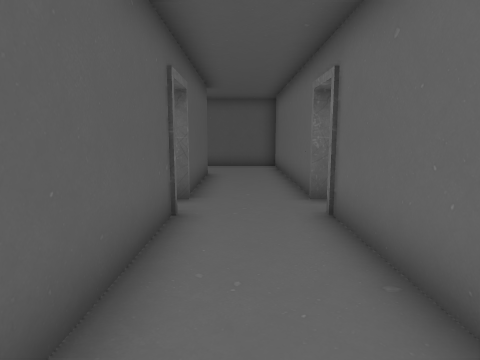
[1] (above)

24 first-person views from a walk through a Unity game level. The camera is 1.4 m above the floor, tilts 8° down and sees 75° across. Doors are open. The floor is counted in squares, 1 m on a side. Each view is taken from the middle of a square. On the plan, view 1 faces up. The plan holds only what a view shows up to about 14 squares ahead; the rest is blank. The place goes on beyond the plan. The player character is not drawn.

[2]
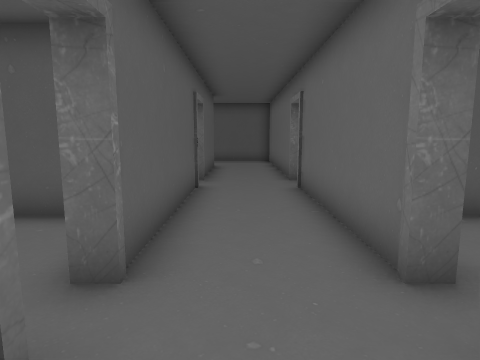

[3]
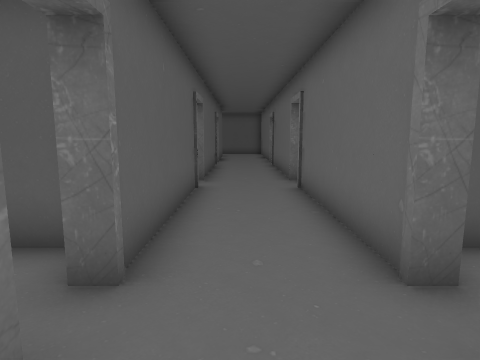

[4]
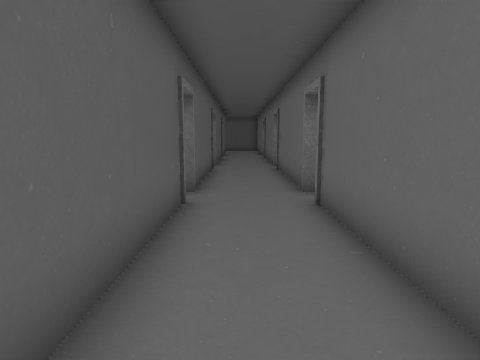

[5]
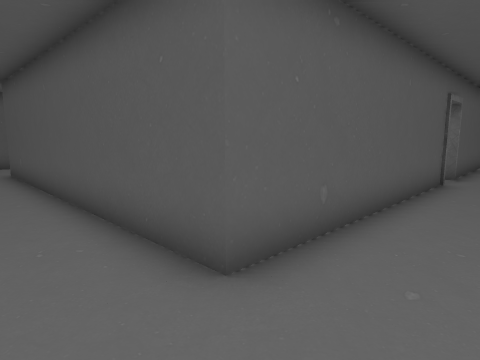

[6]
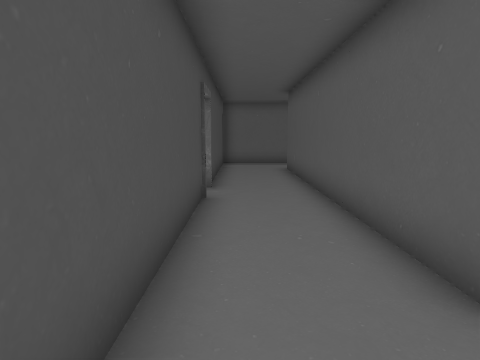

[7]
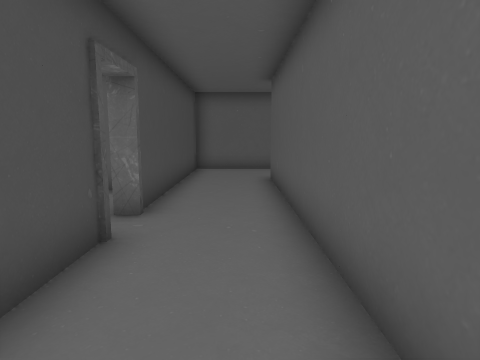

[8]
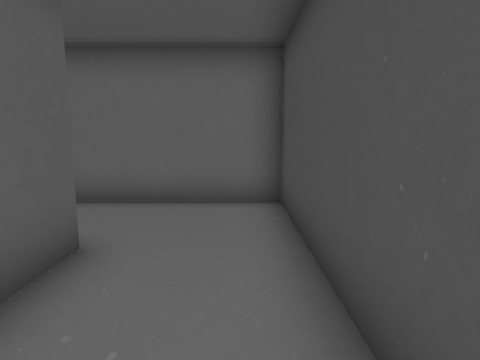

[9]
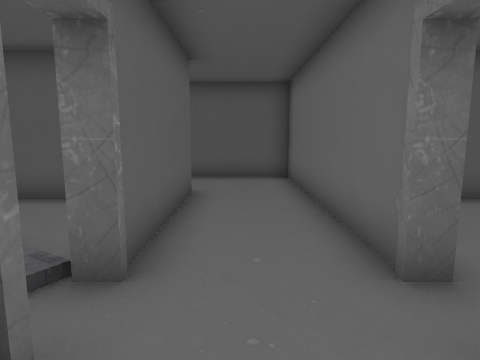

[10]
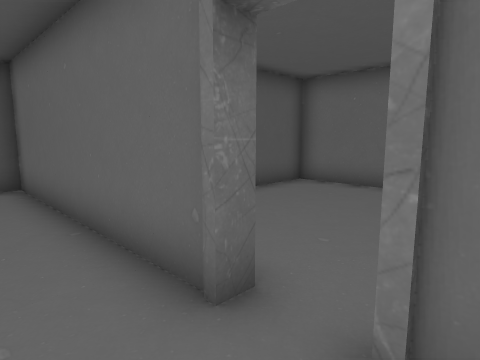

[11]
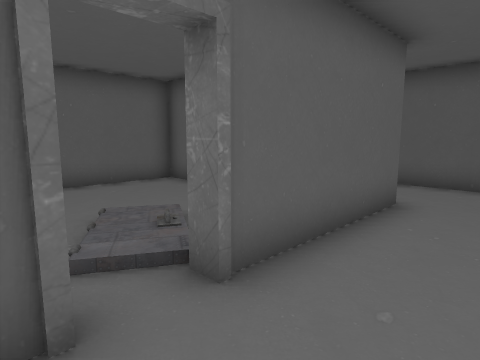

[12]
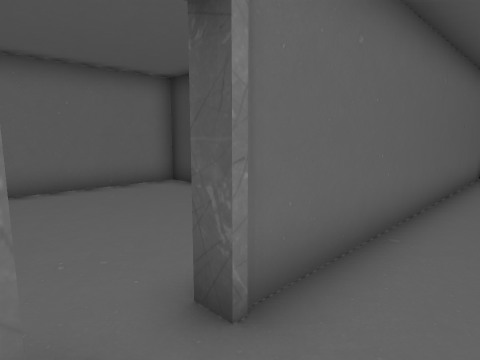

[13]
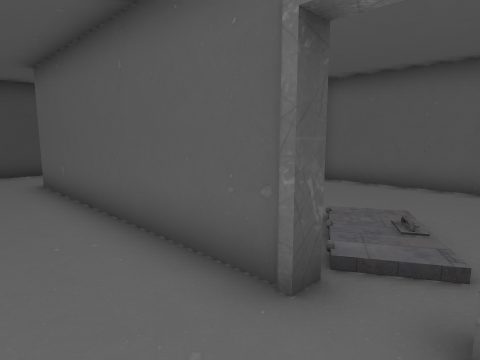

[14]
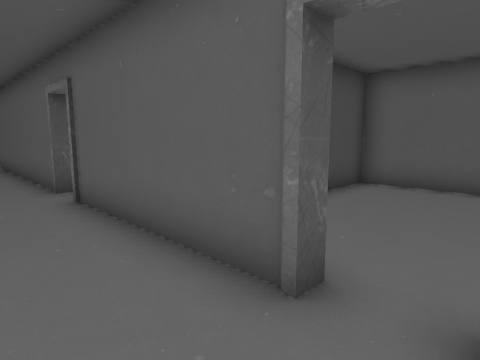

[15]
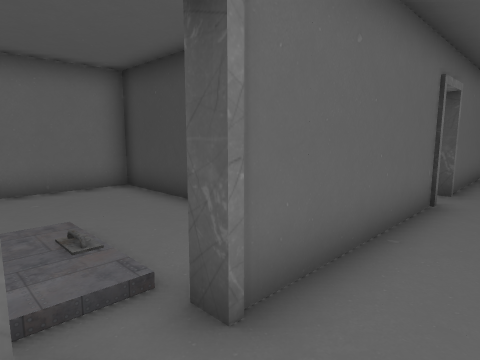

[16]
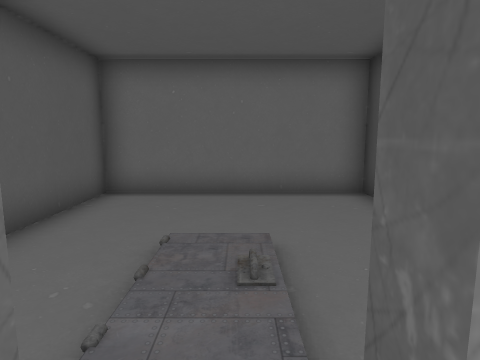

[17]
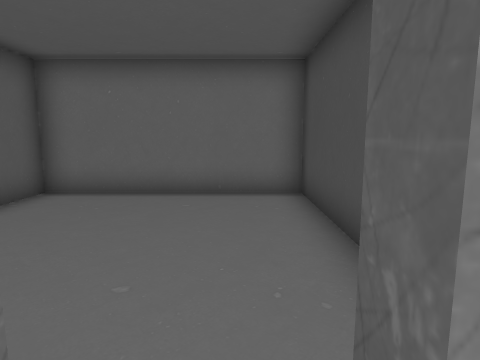

[18]
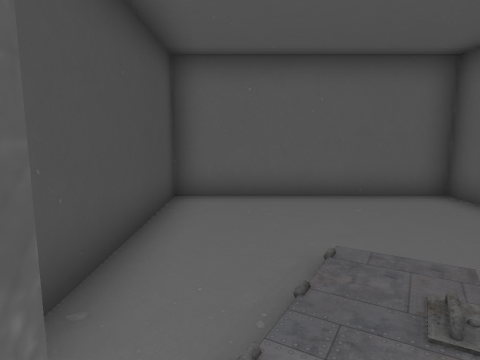

[19]
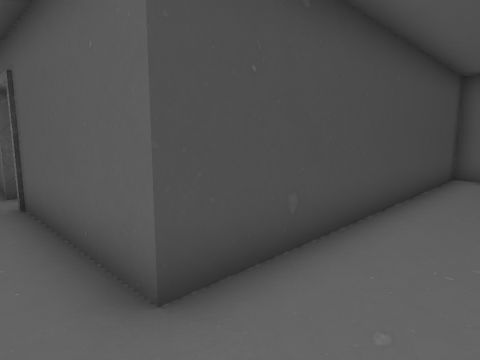

[20]
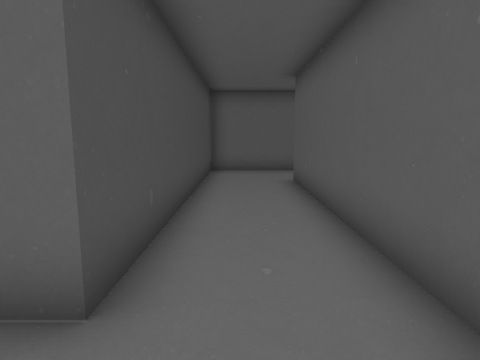

[21]
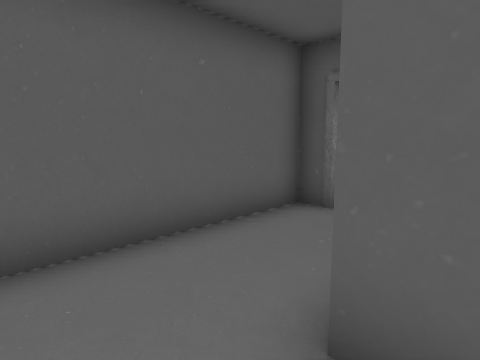

[22]
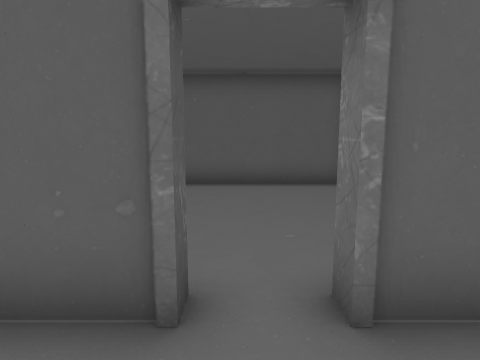

[23]
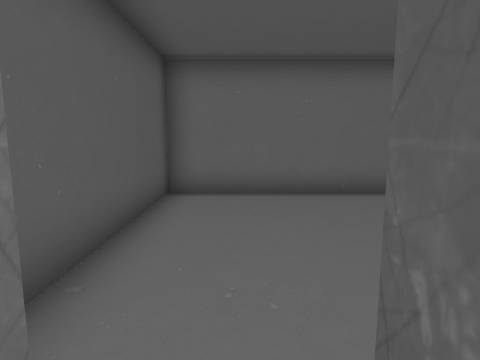

[24]
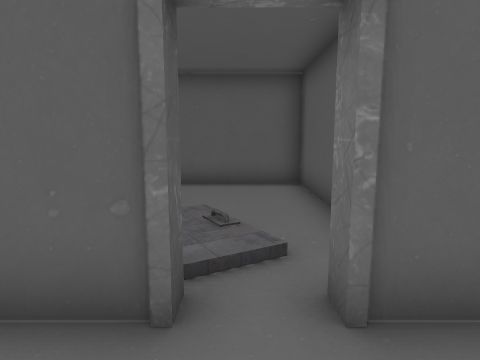

### Floor plan
Key: @ floor where view 1 was taken; # wall or solid block; . main floor; : floor 0.25 m higher than the main floor; / step, stairs or slope; D open door.
Columns run from 12 left of view 1 to 9 right of it. Each row starts with its distance up from view 1.
 18 ##
 17 #..
 16 #..
 15 #..############
 14 #.............#
 13 #.............#
 12 ###########...#
 11     ##### ##..#  #####
 10     #..... #..# .....#
  9     #..... #..#......#
  8     #...//.#..#......#
  7     #.../ /#..D......#
  6     #....//...D......#
  5     #..... #..#......#
  4     ########..#  #####
  3            #..#
  2     #   ####..########
  1     #......#..#......#
  0     #......#@.#///...#
 -1     #......D...://...#
 -2     #......#..#......#
 -3     #....  #..# .....#
 -4     ###    #..#   ####
 -5            #..#
 -6     ########..########
 -7     #......#..#......#
 -8     #...///...D......#
 -9     #...://#..#......#
-10     #....  #..# .....#
-11     #...   #..#  ....#
-12     #.     #..#   ...#
-13            #..#     ##
-14            #..#
-15            #..#
-16            #..#
-17 ############..#
-18 ..............#
-19 ..............#
-20 #####D#########
-21   #..

Positions as (right, up) in squares from view 1, and headings:
1: (0, 0), facing up
2: (0, -3), facing up
3: (0, -10), facing up
4: (0, -15), facing up
5: (1, -19), facing up-left
6: (1, -19), facing left
7: (-2, -18), facing left
8: (-5, -19), facing right
9: (0, 4), facing up
10: (0, 5), facing up-right
11: (1, 5), facing up-left
12: (0, -7), facing down-right
13: (1, -7), facing down-left
14: (1, 0), facing down-left
15: (0, 0), facing down-right
16: (1, -1), facing right
17: (1, 6), facing right
18: (-1, 6), facing left
19: (0, 14), facing down-left
20: (1, 13), facing left
21: (-8, 13), facing up-left
22: (1, -1), facing left
23: (1, -8), facing right
24: (1, -8), facing left
